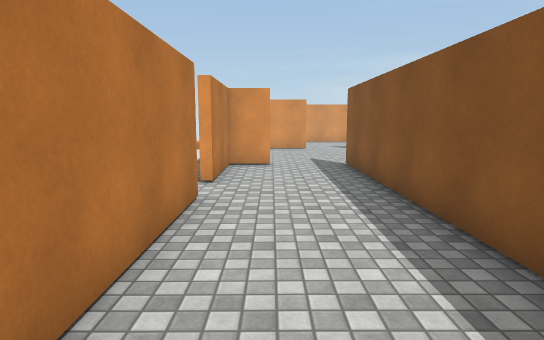
view 1 (above)

16 first-person views from a walk through a scene from a Unity 3-D project. The camera is 1.5 m above the floor, tilts 8° down and sees 75° across. The floor is counted in squares, 1 m on a side. Each view is taken from the middle of a square. On the plan, view 1 faces up. The plan holds only what a view shows up to about 16 squares ahead; the rest is blank. The place goes on beyond the plan. Surface patterns are stand-ins for the level's own textures.

view 2
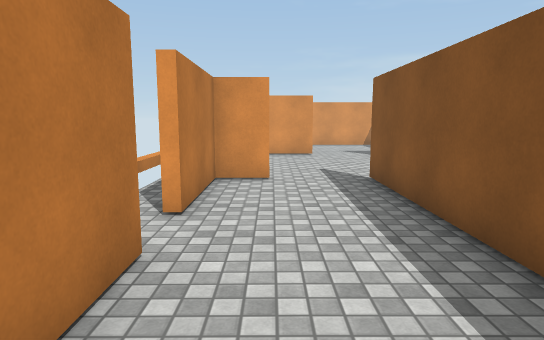

view 3
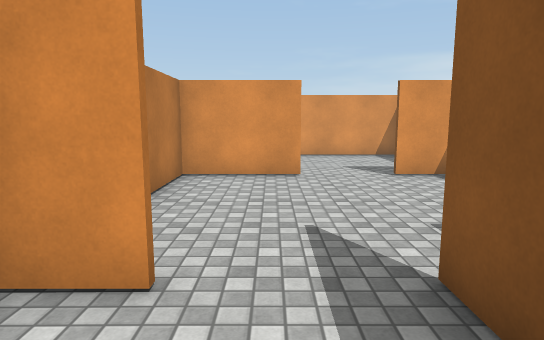

view 4
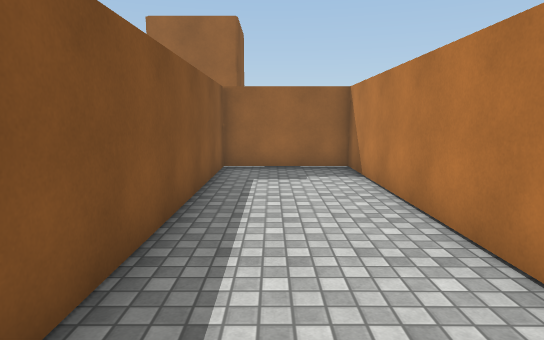

view 5
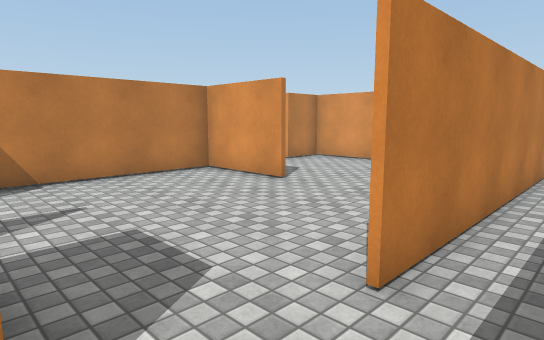

view 6
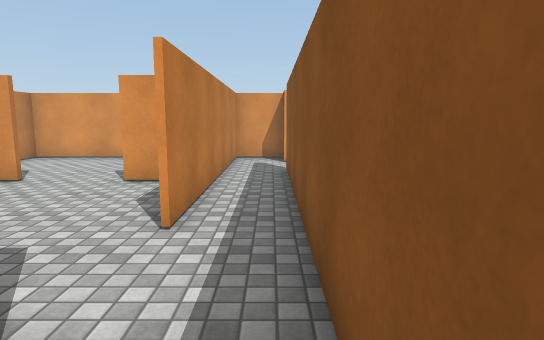

view 7
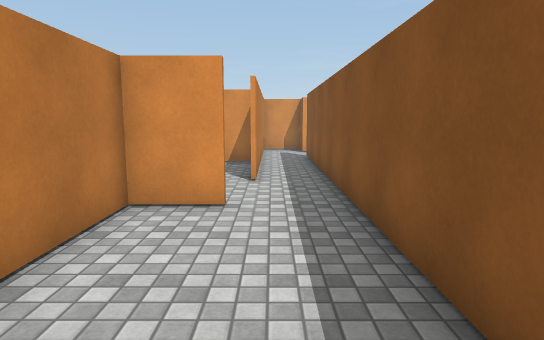

view 8
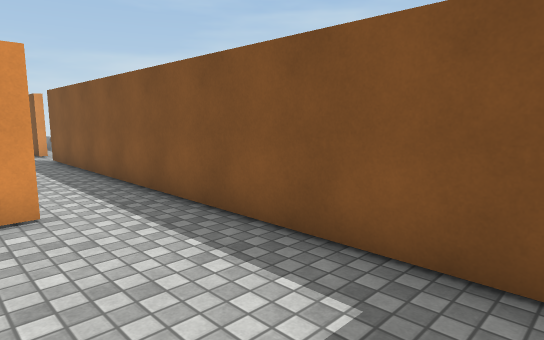

view 9
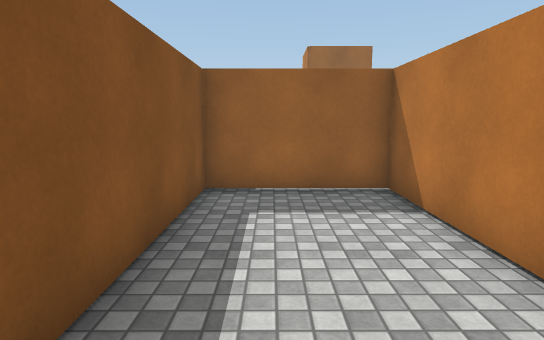

view 10
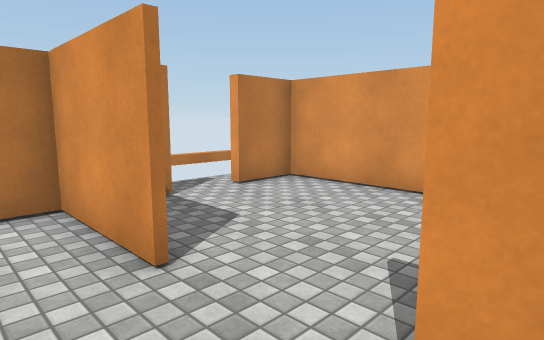

view 11
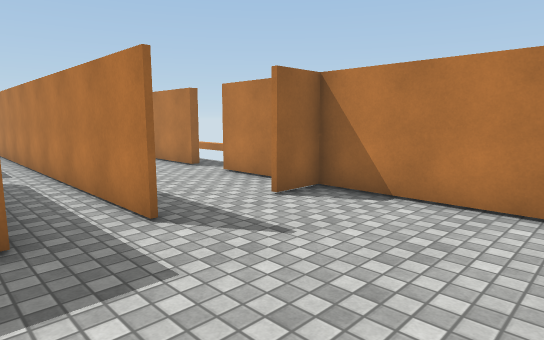

view 12
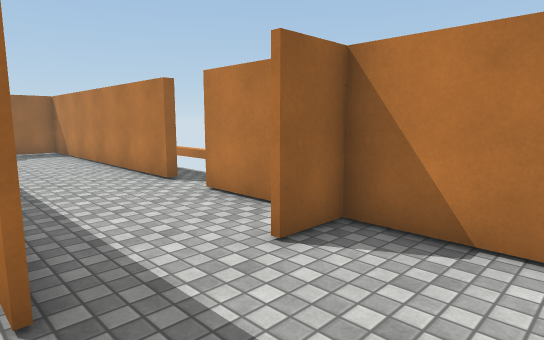

view 13
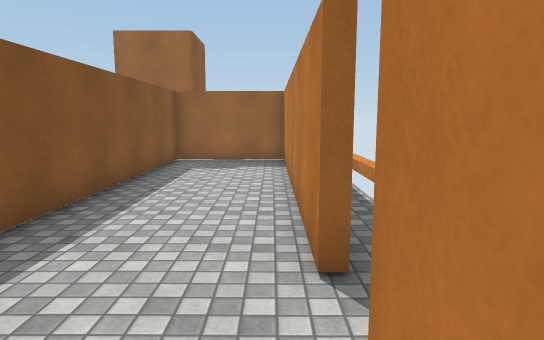

view 14
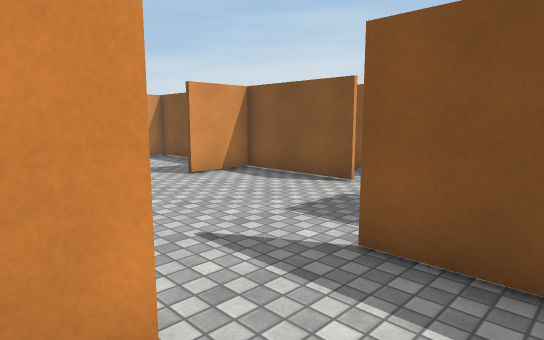

view 15
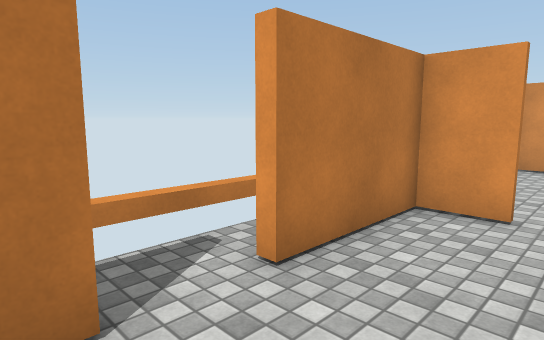

view 16
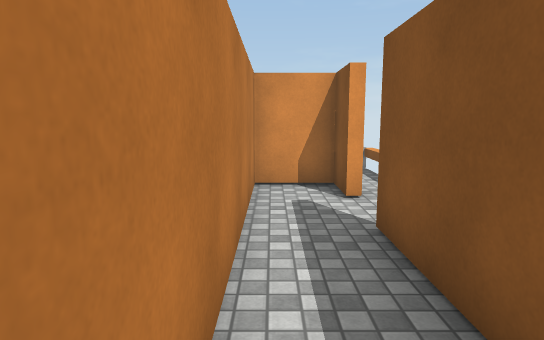

### Floor plan
Points are (right, up) in squares from view 1. A wall is a line through its corners. A room is listed if a view was taken in it or the views show most of it. See-through windows are left out.
Room 1 (views 1, 2, 3, 4, 10, 11, 12, 13, 14, 15)
walls: (0, 11.9) (-1.5, 11.9); (-1.5, 12.1) (0, 12.1); (-1.4, 6.9) (-1.4, -3.3) (2.5, -3.3) (2.5, 12.1); (6.5, 14.6) (6.5, 18.6) (4.4, 18.6); (1.9, 18.6) (-1.4, 18.6) (-1.4, 8.4); (6.5, 22.1) (6.5, 24.2); (6, 24.2) (-1.4, 24.2) (-1.4, 22.2)
low walls: (-2.8, 13.6) (-2.8, 2); (-2.8, 23.2) (-2.8, 21.2)
ways out: opening at (6, 13.5) to room 2
Room 2 (views 5, 9, 16)
walls: (8.4, 11.4) (8.4, 20.8); (8.4, 22.6) (8.4, 24.2) (6, 24.2); (6.6, 24.1) (6.6, 14.6)
ways out: opening at (6, 13.5) to room 1; opening at (7.5, 12) to room 3
Room 3 (views 6, 7, 8)
walls: (6.2, 11.9) (4.5, 11.9) (4.5, 5.5) (8.4, 5.5) (8.4, 11.4)
ways out: opening at (7.5, 12) to room 2

Positions as (right, up) in squares from view 1, and headings:
1: (0, 0), facing up
2: (0, 3), facing up
3: (1, 9), facing up
4: (1, 8), facing down
5: (8, 12), facing up-left
6: (8, 10), facing up
7: (7, 6), facing up
8: (5, 6), facing up-right
9: (7, 13), facing down
10: (5, 17), facing up-left
11: (5, 17), facing down-left
12: (3, 15), facing down-left
13: (-1, 10), facing down
14: (-1, 10), facing up-right
15: (1, 6), facing up-left
16: (7, 16), facing up
